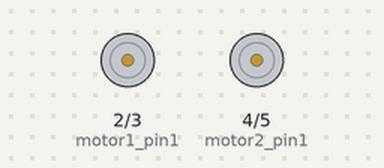
The sketch below on a simulated Arduino Uno, built with avr-gcc and run on an emulated ATmega328P. On the bench: motor-driver pin pairs drawn as motors (green arrow = first pin HIGH = forward, orange = second pin HIGH = backward, longer = more drive, scaled by the enable pin).

Above: at 0.6 s.
At 1.25 s:
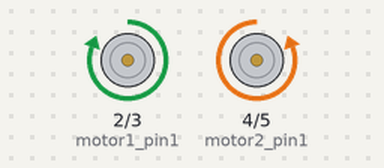
At 7.18 s:
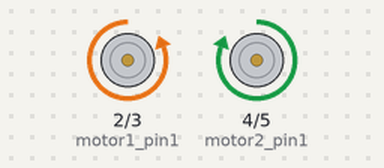
Timing chart, 0 to 7.5 s (numbered marks = the images above):
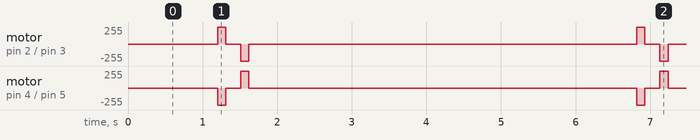

Measured:
- by itself, motor on pin 2 (motor1_pin1) / pin 3 (motor1_pin2): repeats every 5.6 s: stopped 0.20 s, backward 255/255 0.11 s, stopped 5.2 s, forward 255/255 0.11 s
- by itself, motor on pin 4 (motor2_pin1) / pin 5 (motor2_pin2): repeats every 5.6 s: stopped 0.20 s, forward 255/255 0.11 s, stopped 5.2 s, backward 255/255 0.11 s

The sketch:

turn_right.ino
```cpp
int motor1_pin1 = 2;
int motor1_pin2 = 3;
int motor2_pin1 = 4;
int motor2_pin2 = 5;
int motor1_speed = 9;
int motor2_speed = 10;

void setup() {
  /*
   * MOTOR 1:
   *  () => (pin1, pin2, speed)
   */
  pinMode(motor1_pin1, OUTPUT);
  pinMode(motor1_pin2, OUTPUT);
  pinMode(motor1_speed, OUTPUT);

  /*
   * MOTOR 2:
   *  () => (pin1, pin2, speed)
   */
  pinMode(motor2_pin1, OUTPUT);
  pinMode(motor2_pin2, OUTPUT);
  pinMode(motor2_speed, OUTPUT);
}

void loop() {
  analogWrite(motor1_speed, 255);
  analogWrite(motor2_speed, 255);

  delay(1000);

  turnRightDeg20();
  stop();

  turnLeftDeg20();
  stop();
  delay(4000);
}

void turnRightDeg20() {
  // ! At max speed is 20 degrees
  delay(200); // it starts steady
  digitalWrite(motor1_pin1, HIGH);
  digitalWrite(motor1_pin2, LOW);
  digitalWrite(motor2_pin1, LOW);
  digitalWrite(motor2_pin2, HIGH);
  delay(110);
}

void turnLeftDeg20() {
  // ! At max speed is 20 degrees
  delay(200); // it starts steady
  digitalWrite(motor1_pin1, LOW);
  digitalWrite(motor1_pin2, HIGH);
  digitalWrite(motor2_pin1, HIGH);
  digitalWrite(motor2_pin2, LOW);
  delay(110);
}

void stop(){
  digitalWrite(motor1_pin1, LOW);
  digitalWrite(motor1_pin2, LOW);
  digitalWrite(motor2_pin1, LOW);
  digitalWrite(motor2_pin2, LOW);
}

void motorForward(int pin1, int pin2) {
  digitalWrite(pin1, LOW);
  digitalWrite(pin2, HIGH);
}

void motorBackward(int pin1, int pin2) {
  digitalWrite(pin1, HIGH);
  digitalWrite(pin2, LOW);
}
```
